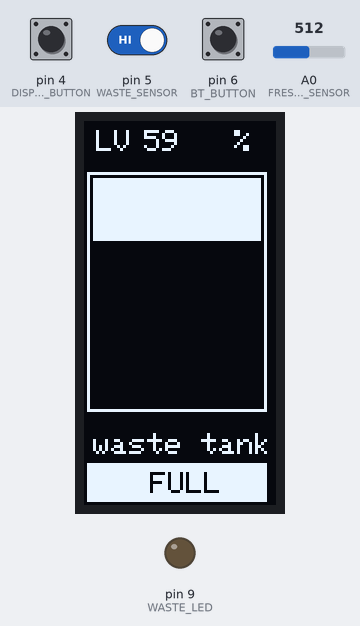
The program below on a simulated SparkFun Pro Micro, built with avr-gcc and run on an emulated ATmega32U4. Shown: 64×128 one-colour display, output pins drawn as LEDs (lit = HIGH). Inputs (shaded band) come from the test bench; at power-on: pin 5 (WASTE_SENSOR) HIGH, pin 4 (DISPLAY_BUTTON) HIGH, pin 6 (BT_BUTTON) HIGH, A0 (FRESH_WATER_SENSOR) = 512. What the program prints to the serial monitor is not drawn.

Above: at 1.2 s.
1.3 s: pin 5 (WASTE_SENSOR) driven LOW
At 3.0 s:
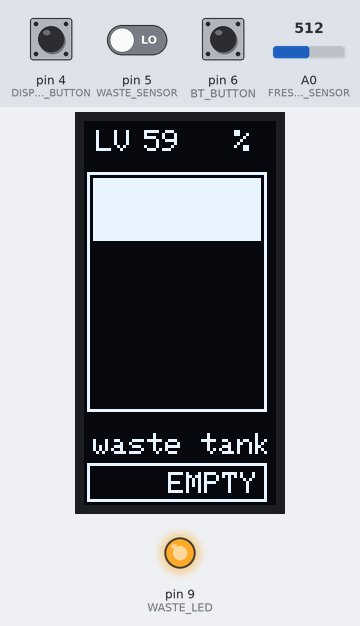
3.3 s: pin 4 (DISPLAY_BUTTON) pulled LOW for 0.7 s
At 4.8 s:
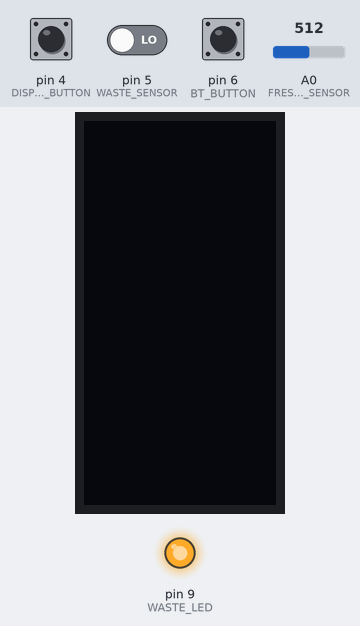
5.5 s: pin 5 (WASTE_SENSOR) driven HIGH
At 6.8 s:
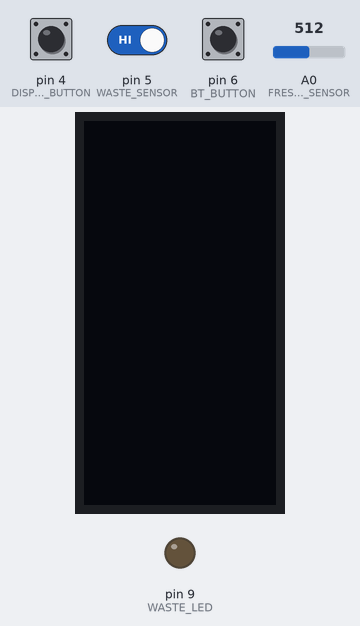
7.1 s: pin 4 (DISPLAY_BUTTON) pulled LOW for 1 s
At 7.9 s:
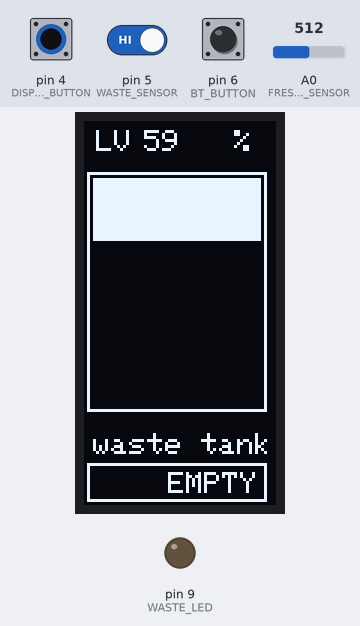
9.6 s: pin 4 (DISPLAY_BUTTON) pulled LOW for 0.7 s
At 10.5 s:
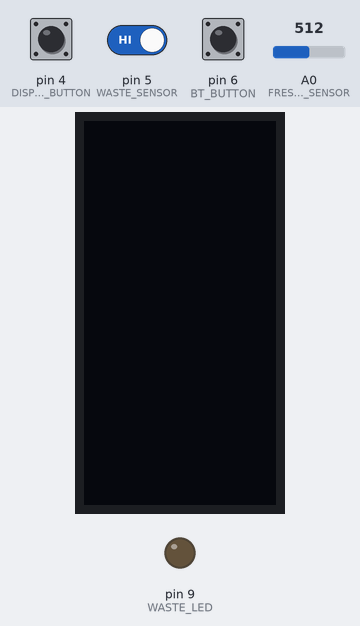
Timing chart, 0 to 12.6 s (numbered marks = the images above; inputs shaded):
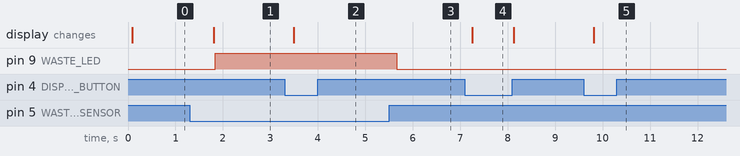

The program:

main.cpp
```cpp
/*
Alex Deidda 2025
alex.deidda@aledesign.co.uk
yoroxid.com

WATER GAUGE v2.0.0
*/

#include <Adafruit_GFX.h>
#include <Adafruit_SSD1306.h>
#include <Arduino.h>
#include <SoftwareSerial.h>

// Pins
#define DISPLAY_BUTTON 4
#define BT_BUTTON 6
#define FRESH_WATER_SENSOR A0
#define WASTE_SENSOR 5
#define BT_LED 8
#define WASTE_LED 9

// OLED
#define SCREEN_ADDRESS 0x3C
Adafruit_SSD1306 display(128, 64, &Wire, -1);

// Constants
const int SENSOR_MAX = 204;
const int BAR_HEIGHT_MAX = 76;
const unsigned long DEBOUNCE_DELAY = 100;

// States
bool displayState = true;
bool bluetoothState = true;

unsigned long lastDebounceDisplay = 0;
unsigned long lastDebounceBT = 0;

// SoftwareSerial
SoftwareSerial BTserial(0,1);

// =================== FUNCTIONS ===================

int getWaterLevelPercentage(float sensorReading) {
  float a = 10.96257 - (0.005476351 * sensorReading);
  float b = 0.0001947447 * sensorReading * sensorReading;
  return (int)(a + b);
}

void setupDisplay() {
  if (!display.begin(SSD1306_SWITCHCAPVCC, SCREEN_ADDRESS)) {
    Serial.println(F("SSD1306 allocation failed"));
    while (true);
  }
  display.clearDisplay();
  display.display();
}

void setup() {
  pinMode(WASTE_LED, OUTPUT);
  pinMode(WASTE_SENSOR, INPUT_PULLUP);
  pinMode(DISPLAY_BUTTON, INPUT_PULLUP);
  pinMode(BT_BUTTON, INPUT_PULLUP);

  Serial.begin(9600);
  BTserial.begin(9600);

  setupDisplay();
}

void handleButtons() {
  // DISPLAY toggle
  if (digitalRead(DISPLAY_BUTTON) == LOW) {
    if (millis() - lastDebounceDisplay > DEBOUNCE_DELAY) {
      displayState = !displayState;
      Serial.println(displayState ? "Display ON" : "Display OFF");

      display.ssd1306_command(displayState ? SSD1306_DISPLAYON : SSD1306_DISPLAYOFF);
      lastDebounceDisplay = millis();
    }
    while (digitalRead(DISPLAY_BUTTON) == LOW); // wait for release
  }

  // BLUETOOTH toggle
  if (digitalRead(BT_BUTTON) == LOW) {
    if (millis() - lastDebounceBT > DEBOUNCE_DELAY) {
      bluetoothState = !bluetoothState;
      Serial.println(bluetoothState ? "Bluetooth ON" : "Bluetooth OFF");

      if (bluetoothState) {
        BTserial.begin(9600);
      } else {
        BTserial.end();
      }
      lastDebounceBT = millis();
    }
    while (digitalRead(BT_BUTTON) == LOW); // wait for release
  }
}

void updateDisplay(int levelPercent, int barHeight, bool wasteEmpty) {
  if (!displayState) return;

  display.setRotation(3);
  display.clearDisplay();
  display.setTextColor(WHITE, BLACK);

  display.setCursor(4, 3);
  display.println("LV");

  display.setCursor(3, 104);
  display.println("waste tank");

  display.setCursor(20, 3);
  display.println(levelPercent);
  display.setCursor(50, 3);
  display.println("%");

  display.fillRect(3, 19, 56, barHeight, WHITE);
  display.drawRect(1, 17, 60, 80, WHITE); // tank outline

  if (wasteEmpty) {
    display.drawRect(1, 114, 60, 13, WHITE);
    display.setCursor(28, 117);
  } else {
    display.fillRect(1, 114, 60, 13, WHITE);
    display.setCursor(22, 117);
    display.setTextColor(BLACK, WHITE);
  }

  display.println(wasteEmpty ? "EMPTY" : "FULL");

  display.display();
}

void updateBluetooth(int levelPercent, bool wasteEmpty) {
  if (!bluetoothState) return;

  BTserial.print("Level: ");
  BTserial.println(levelPercent);

  BTserial.print("Display: ");
  BTserial.println(displayState ? "ON" : "OFF");

  BTserial.print("Waste: ");
  BTserial.println(wasteEmpty ? "EMPTY" : "FULL");
}

void updateWasteLED(bool wasteEmpty) {
  digitalWrite(WASTE_LED, wasteEmpty ? HIGH : LOW);
  Serial.print("Waste: ");
  Serial.println(wasteEmpty ? "EMPTY" : "FULL");
}

void updateBTLed(bool bluetoothState) {
    digitalWrite(BT_LED, bluetoothState ? HIGH : LOW);
    Serial.print("BT: ");
    Serial.println(bluetoothState ? "ON" : "OFF");
}

// =================== MAIN LOOP ===================

void loop() {
  int rawReading = analogRead(FRESH_WATER_SENSOR);
  int levelPercent = getWaterLevelPercentage(rawReading);
  int levelHeight = map(levelPercent, 0, SENSOR_MAX, 0, BAR_HEIGHT_MAX);
  bool wasteEmpty = digitalRead(WASTE_SENSOR) == LOW;

  handleButtons();
  updateDisplay(levelPercent, levelHeight, wasteEmpty);
  updateBluetooth(levelPercent, wasteEmpty);
  updateWasteLED(wasteEmpty);
  updateBTLed(bluetoothState);

  Serial.print("Level %: ");
  Serial.println(levelPercent);

  delay(500);
}
```

Measured:
- after the input at 1.3 s, pin 9 (WASTE_LED): LOW → HIGH after 0.54 s; the display: changes after 0.50 s (image 1)
- after the input at 3.3 s, the display: changes after 0.19 s (image 2)
- after the input at 5.5 s, pin 9 (WASTE_LED): HIGH → LOW after 0.17 s
- after the input at 7.1 s, the display: changes after 0.15 s (image 4)
- after the input at 9.6 s, the display: changes after 0.21 s (image 5)
